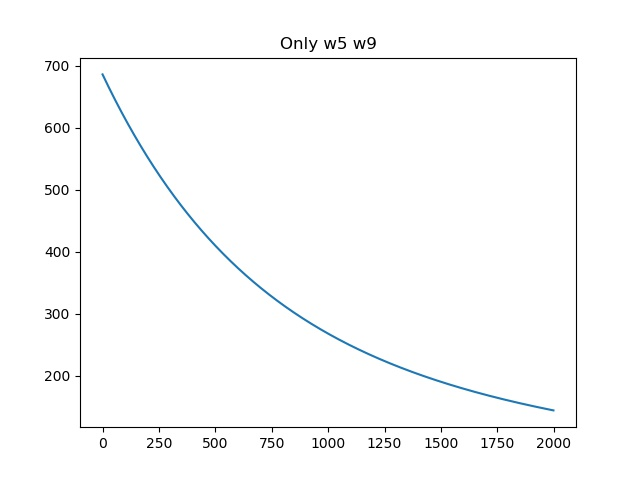

Generate this figure with Python:
# 重写Network 新增 train 和 update 函数
# 仅对 w5 和 w9 计算梯度并更新时的损失函数变化
# 作图
import numpy as np
from step2 import load_data
import matplotlib.pyplot as plt


class Network(object):
    def __init__(self, num_of_weights):
        # 随机产生 w 的初始值
        # 为了保持程序每次运行结果的一致性，此处设置固定的随机数种子
        np.random.seed(0)
        self.w = np.random.randn(num_of_weights, 1)
        self.w[5] = -100.0
        self.w[9] = -100.0
        self.b = 0.

    def forward(self, x):
        z = np.dot(x, self.w) + self.b
        return z

    def loss(self, z, y):
        error = z - y
        num_samples = error.shape[0]  # 样本数
        cost = error * error
        cost = np.sum(cost) / num_samples
        print(cost)
        return cost

    def gradient(self, x, y):
        z = self.forward(x)
        gradient_w = (z - y) * x
        gradient_w = np.mean(gradient_w, axis=0)
        gradient_w = gradient_w[:, np.newaxis]
        gradient_b = (z - y)
        gradient_b = np.mean(gradient_b)
        return gradient_w, gradient_b

    def update(self, gradient_w5, gradient_w9, eta=0.01):
        self.w[5] = self.w[5] - eta * gradient_w5
        self.w[9] = self.w[9] - eta * gradient_w9

    def train(self, x, y, iterations=100, eta=0.01):
        points = []
        losses = []
        for i in range(iterations):
            points.append([self.w[5][0], self.w[9][0]])
            z = self.forward(x)
            L = self.loss(z, y)
            gradient_w, gradient_b = self.gradient(x, y)
            gradient_w5 = gradient_w[5][0]
            gradient_w9 = gradient_w[9][0]
            self.update(gradient_w5, gradient_w9, eta)
            losses.append(L)
            # if i % 50 == 0:
            #     print('iter {}, point {}, loss {}'.format(i, [self.w[5][0], self.w[9][0]], L))
        return points, losses

if __name__ == '__main__':
    # 获取数据
    training_data, test_data = load_data()
    x = training_data[:, :-1]
    y = training_data[:, -1:]
    # 创建网络
    net = Network(13)
    num_iterations = 2000
    # 启动训练
    points, losses = net.train(x, y, iterations=num_iterations)

    # 画出损失函数的变化趋势
    plot_x = np.arange(num_iterations)
    plot_y = np.array(losses)
    plt.plot(plot_x, plot_y)
    plt.title('Only w5 w9')
    plt.savefig('./step8.jpg')
    plt.show()